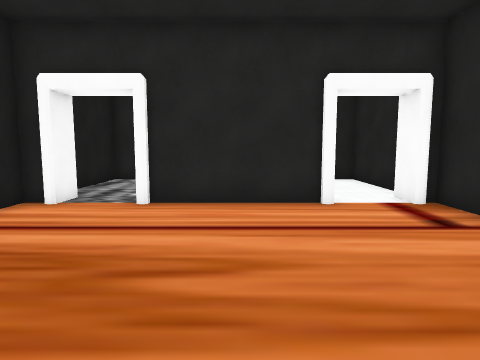
View 1 (above)

12 first-person views from a walk through a 3-D level made in the Unity game engine. The camera is 1.4 m above the floor, tilts 6° down and sees 75° across. The floor is counted in squares, 1 m on a side. Each view is taken from the middle of a square. On the plan, view 1 faces up. The plan holds only what a view shows up to about 14 squares ahead; the rest is blank. The place goes on beyond the plan. The player character is not drawn. Door leaves are left out, so doorways stand open. Some surface patterns are stand-ins.

View 2
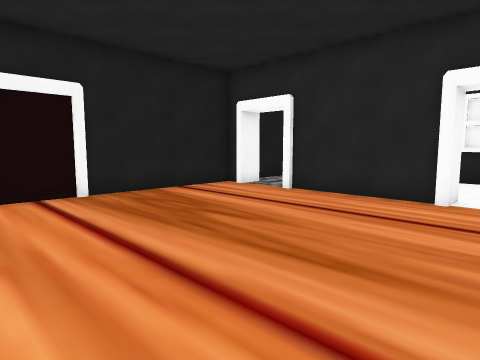

View 3
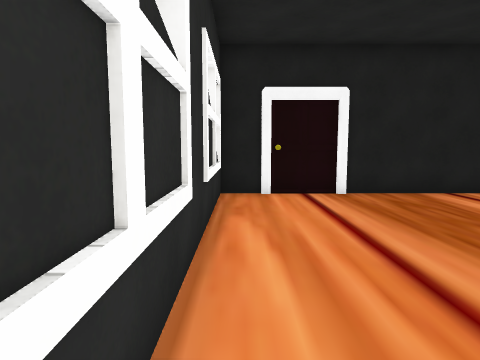

View 4
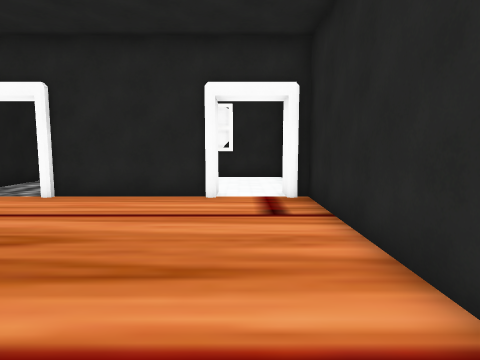

View 5
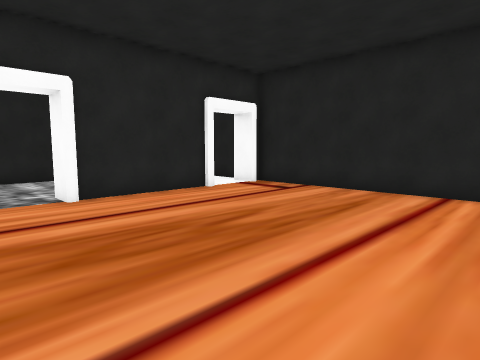

View 6
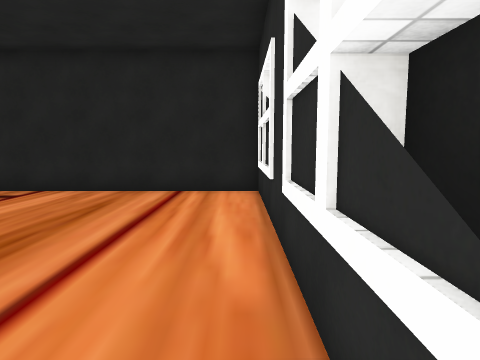

View 7
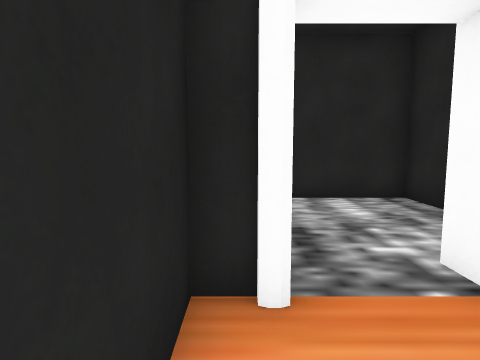

View 8
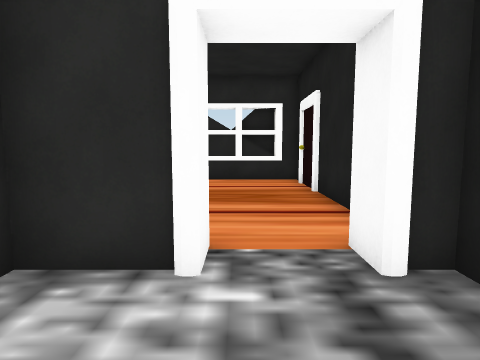

View 9
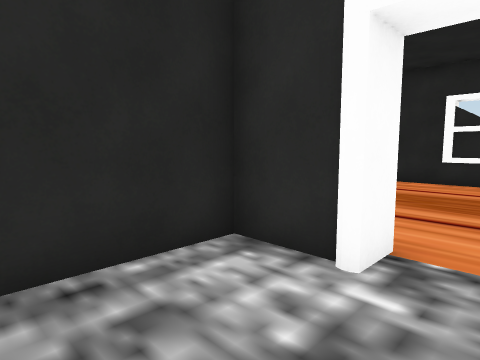

View 10
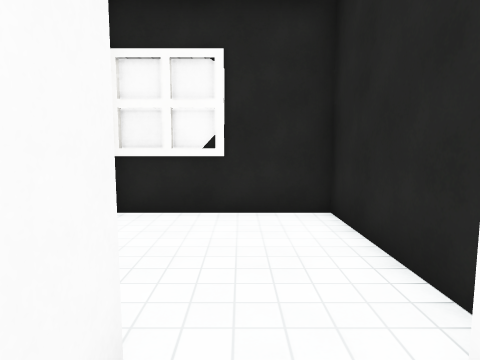

View 11
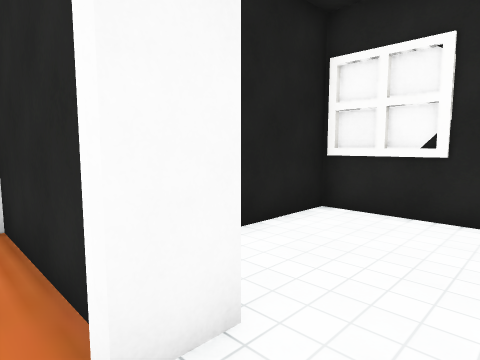

View 12
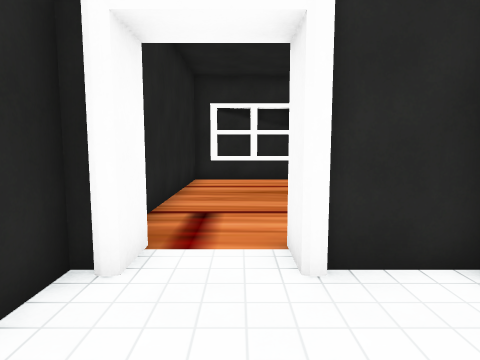

### Floor plan
Ten units are one square. View 1 is at (0, 0); x grows to the right and y downward. Boxes are objects, and circles mark ways between rooms. Rooms are numbered by the first view taken in them; rooms with no view inside come last. Other rooms are left out.
<svg viewBox="-60 -141 115 166">
<path fill="none" stroke="#000" d="M23 -78 -26 -78M-46 -78 -55 -78 -55 16 50 16 50 -79M-46 20 -31 20M-26 -85 -4 -85 -4 -136 -55 -136 -55 -85 -49 -85M-46 -88 -46 -78M23 -88 23 -78M3 -85 20 -85M50 -85 50 -136 2 -136 2 -108M43 -76 43 -88"/>
<circle cx="-35" cy="-80" r="3" fill="#2a7"/>
<circle cx="35" cy="-80" r="3" fill="#2a7"/>
<text x="-10" y="-30">1</text>
<text x="-30" y="-110">2</text>
<text x="20" y="-110">3</text>
</svg>
Room 1 opens to room 2. Room 1 opens to room 3.

Where each view was taken, in squares from view 1:
view 1: 0 up, 0 right, facing up
view 2: 1 down, 4 right, facing up-left
view 3: 1 down, 4 right, facing left
view 4: 1 down, 3 right, facing up
view 5: 1 down, 5 left, facing up-right
view 6: 1 down, 5 left, facing right
view 7: 5 up, 5 left, facing up
view 8: 12 up, 3 left, facing down
view 9: 12 up, 4 left, facing down-right
view 10: 7 up, 3 right, facing up
view 11: 7 up, 4 right, facing up-left
view 12: 12 up, 3 right, facing down
